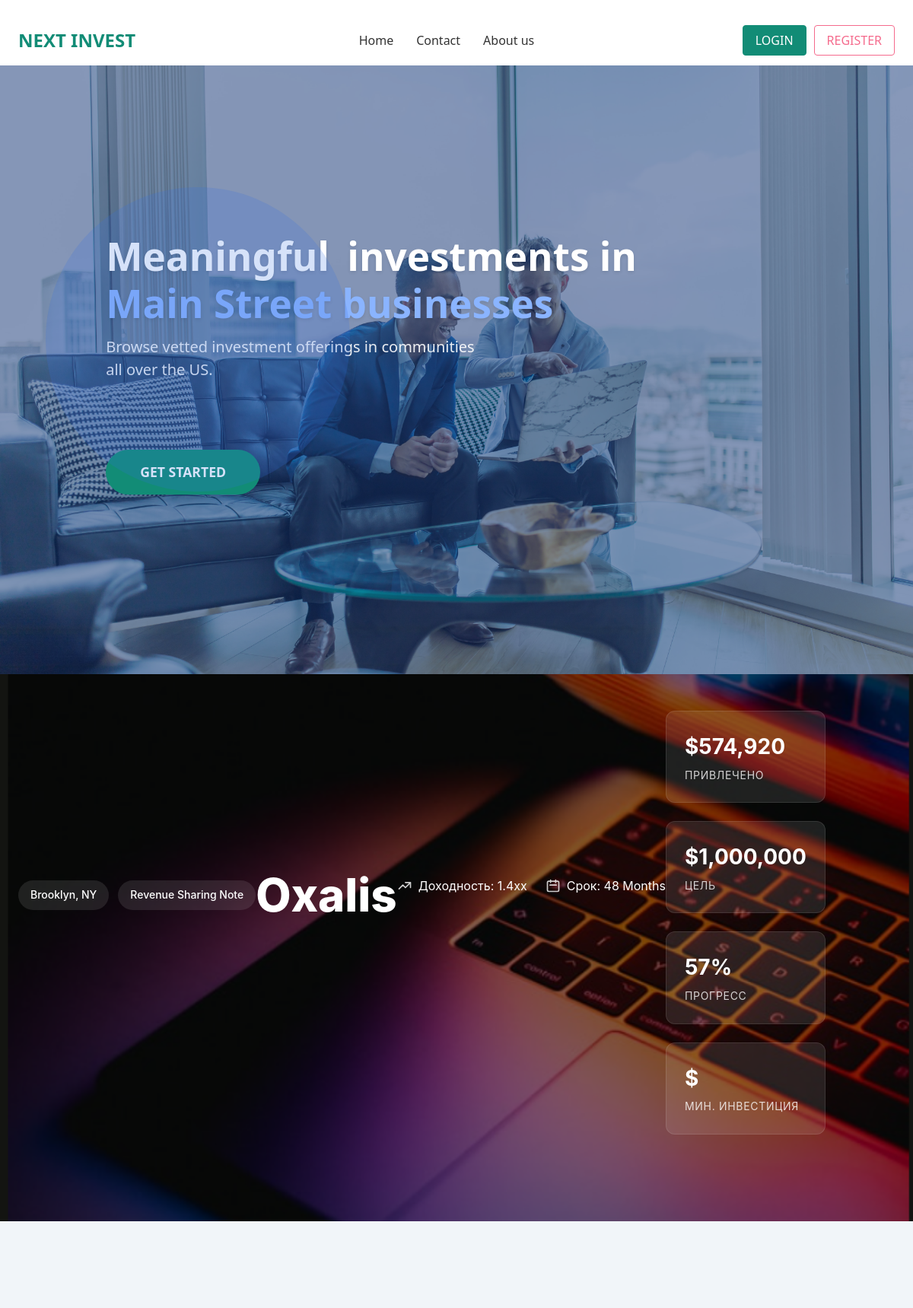
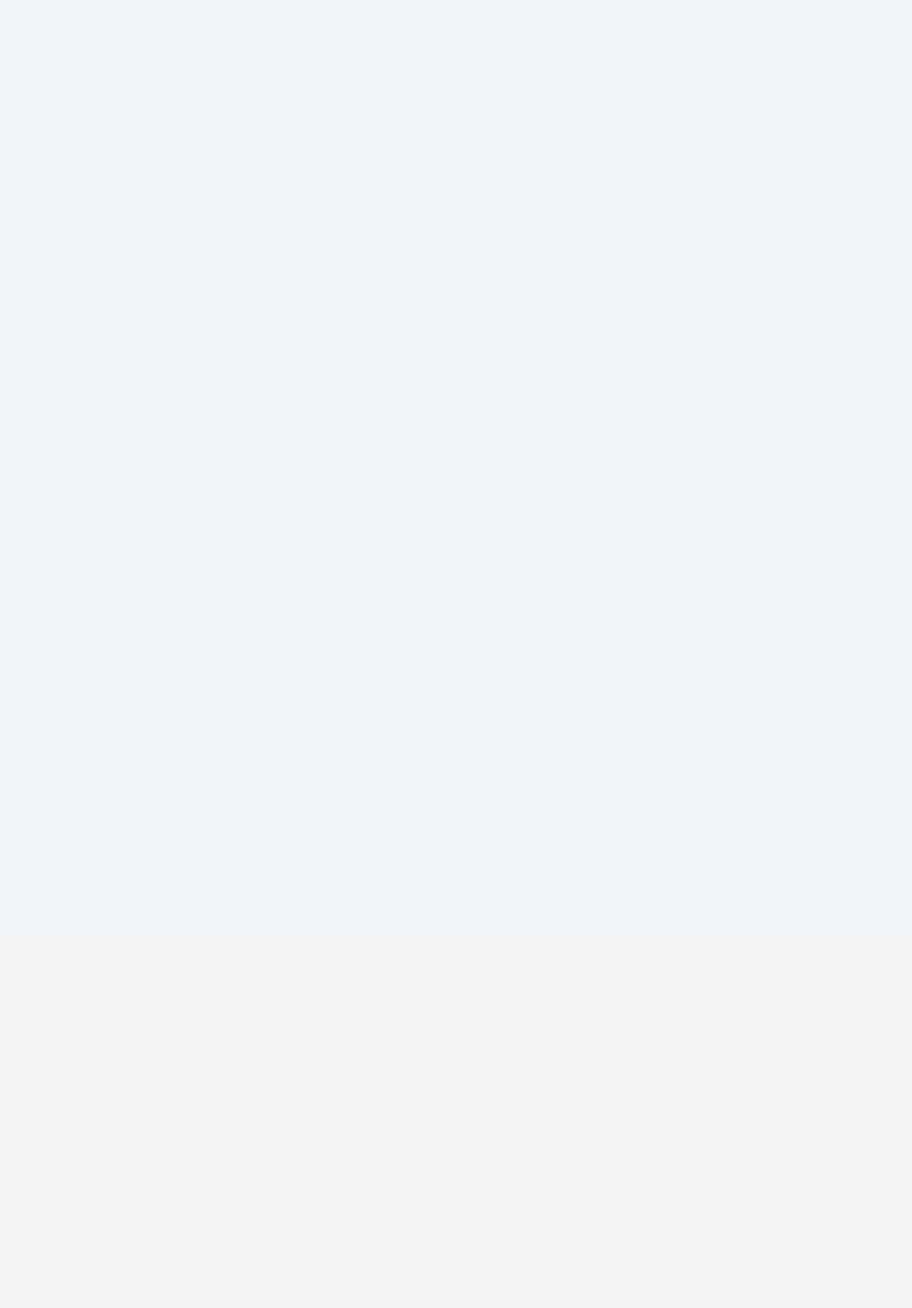
Page /investments/1/ on the committed database (2 pictures, top to bottom).
### news/models.py (models this page shows, shortened)
class Investment(models.Model):
    title = models.CharField(max_length=100)
    location = models.CharField(max_length=100)
    description = models.TextField()
    image = models.ImageField(upload_to='investments/')
    security_type = models.CharField(max_length=100)
    investment_multiple = models.CharField(max_length=50)
    maturity = models.CharField(max_length=50)
    min_investment = models.CharField(max_length=50)
    raised_amount = models.DecimalField(max_digits=10, decimal_places=2)
    goal_amount = models.DecimalField(max_digits=10, decimal_places=2)
    is_active = models.BooleanField(default=True)
    time_create = models.DateTimeField(auto_now_add=True)
    time_update = models.DateTimeField(auto_now=True)
    def progress_percent(self):
        return int((self.raised_amount / self.goal_amount) * 100)

### news/views.py (the view)
# urls.py: path('investments/<int:pk>/', views.investment_detail, name='investment_detail'),
def investment_detail(request, pk):
    investment = get_object_or_404(Investment, pk=pk)  # Импортируй: from django.shortcuts import get_object_or_404
    return render(request, 'news/investment_detail.html', {'investment': investment})

### news/templates/news/investment_detail.html (shortened to what this page needs)
{% extends 'news/other_base.html' %}
{% load static %}
{% load humanize %}
{% block content %}
<div class="investment-detail">
    <div class="detail-hero" style="background-image: url('{{ investment.image.url }}');">
        <div class="container">
            <div class="hero-content animate-fade-in-up">
                <div class="hero-tags">
                    <span class="hero-tag">{{ investment.location }}</span>
                    <span class="hero-tag">{{ investment.security_type }}</span>
                </div>
                <h1>{{ investment.title }}</h1>
                <div class="hero-meta">
                    <div class="meta-item">
                        <svg class="meta-icon" fill="none" stroke="currentColor" viewBox="0 0 24 24">
                            <path stroke-linecap="round" stroke-linejoin="round" stroke-width="2" d="M13 7h8m0 0v8m0-8l-8 8-4-4-6 6"></path>
                        </svg>
                        <span>Доходность: {{ investment.investment_multiple }}x</span>
                    </div>
                    <div class="meta-item">
                        <svg class="meta-icon" fill="none" stroke="currentColor" viewBox="0 0 24 24">
                            <path stroke-linecap="round" stroke-linejoin="round" stroke-width="2" d="M8 7V3m8 4V3m-9 8h10M5 21h14a2 2 0 002-2V7a2 2 0 00-2-2H5a2 2 0 00-2 2v12a2 2 0 002 2z"></path>
                        </svg>
                        <span>Срок: {{ investment.maturity }}</span>
                    </div>
                </div>
                <div class="funding-stats">
                    <div class="stat animate-fade-in-up delay-100">
                        <span class="value">
                            {% if investment.raised_amount %}
                                ${{ investment.raised_amount|floatformat:"0"|intcomma }}
                            {% else %}
                                $0
                            {% endif %}
                        </span>
                        <span class="label">Привлечено</span>
                    </div>
                    <div class="stat animate-fade-in-up delay-200">
                        <span class="value">
                            {% if investment.goal_amount %}
                                ${{ investment.goal_amount|floatformat:"0"|intcomma }}
                            {% else %}
                                $0
                            {% endif %}
                        </span>
                        <span class="label">Цель</span>
                    </div>
                    <div class="stat animate-fade-in-up delay-300">
                        <span class="value">
                            {% if investment.progress_percent %}
                                {{ investment.progress_percent|floatformat:"0" }}%
                            {% else %}
                                0%
                            {% endif %}
                        </span>
                        <span class="label">Прогресс</span>
                    </div>
                    <div class="stat animate-fade-in-up delay-300">
                        <span class="value">
                            {% if investment.min_investment %}
                                ${{ investment.min_investment|floatformat:"0"|intcomma }}
                            {% else %}
                                $0
                            {% endif %}
                        </span>
                        <span class="label">Мин. инвестиция</span>
                    </div>
                </div>
            </div>
        </div>
    </div>
    <div class="detail-content">
        <div class="container">
            <div class="detail-grid">
            </div>
        </div>
    </div>
</div>
{% endblock %}

### news/static/news/assets/Css/style.css (style rules this page uses)
:root { --primary-color: #128C76; --secondary-color: #3498db; --accent-color: #F56B8D; --text-dark: #333333; --text-light: #ffffff; --bg-white: #ffffff; --bg-blur: rgba(255, 255, 255, 0.9); }
body { font-family: 'Segoe UI', Tahoma, Geneva, Verdana, sans-serif; padding-top: 20px; }
.hero-content { position: relative; height: 100%; display: flex; align-items: center; z-index: 4; }
.container { max-width: 1200px; margin: auto; }

### news/templates/news/investment_detail.html (style rules this page uses)
:root { --primary: #2563eb; --primary-light: #3b82f6; --primary-dark: #1d4ed8; --dark: #1e293b; --darker: #0f172a; --light: #f8fafc; --gray: #94a3b8; --success: #10b981; --danger: #ef4444; --card-shadow: 0 20px 25px -5px rgba(0, 0, 0, 0.1), 0 10px 10px -5px rgba(0, 0, 0, 0.04); --transition: all 0.3s cubic-bezier(0.4, 0, 0.2, 1); }
.investment-detail { font-family: 'Inter', -apple-system, BlinkMacSystemFont, sans-serif; line-height: 1.6; color: var(--dark); background-color: #f1f5f9; }
.container { max-width: 1200px; margin: 0 auto; padding: 0 1.5rem; }
.detail-hero { height: 80vh; min-height: 600px; background-size: cover; background-position: center; position: relative; display: flex; align-items: flex-end; overflow: hidden; }
.detail-hero::before { content: ''; position: absolute; top: 0; left: 0; width: 100%; height: 100%; background: linear-gradient(to top, rgba(15, 23, 42, 0.95) 0%, rgba(15, 23, 42, 0.7) 50%, rgba(15, 23, 42, 0.3) 100%); z-index: 1; }
.hero-content { position: relative; z-index: 2; color: white; padding-bottom: 4rem; width: 100%; }
.hero-tags { display: flex; gap: 0.75rem; margin-bottom: 1.5rem; }
.hero-tag { background: rgba(255, 255, 255, 0.1); backdrop-filter: blur(10px); padding: 0.5rem 1rem; border-radius: 9999px; font-size: 0.875rem; font-weight: 500; }
.detail-hero h1 { font-size: clamp(2.5rem, 5vw, 4rem); font-weight: 800; margin-bottom: 1.5rem; line-height: 1.2; }
.hero-meta { display: flex; align-items: center; gap: 1.5rem; margin-bottom: 3rem; }
.meta-item { display: flex; align-items: center; gap: 0.5rem; font-size: 1rem; }
.meta-icon { width: 20px; height: 20px; opacity: 0.8; }
.funding-stats { display: grid; grid-template-columns: repeat(auto-fit, minmax(180px, 1fr)); gap: 1.5rem; margin-top: 3rem; }
.stat { background: rgba(255, 255, 255, 0.1); backdrop-filter: blur(10px); padding: 1.5rem; border-radius: 12px; border: 1px solid rgba(255, 255, 255, 0.1); transition: var(--transition); }
.stat .value { font-size: 1.75rem; font-weight: 700; display: block; margin-bottom: 0.25rem; }
.stat .label { font-size: 0.875rem; opacity: 0.8; text-transform: uppercase; letter-spacing: 0.05em; }
.detail-content { padding: 5rem 0; }
.detail-grid { display: grid; grid-template-columns: 1fr 400px; gap: 3rem; }
.stat { min-height: 120px; display: flex; flex-direction: column; justify-content: space-between; }
.stat .value { font-size: 1.75rem; font-weight: 700; margin-bottom: 0.25rem; word-break: break-word; }
.stat .label { font-size: 0.875rem; opacity: 0.8; text-transform: uppercase; letter-spacing: 0.05em; margin-top: auto; }
.animate-fade-in-up { animation: fadeInUp 0.8s ease-out forwards; }
.delay-100 { animation-delay: 0.1s; }
.delay-200 { animation-delay: 0.2s; }
.delay-300 { animation-delay: 0.3s; }
.detail-hero { height: auto; min-height: 400px; overflow: visible; position: relative; padding-bottom: 50px; }
.detail-hero::before { content: ""; position: absolute; top: 0; left: 0; width: 100%; height: 100%; background: rgba(0, 0, 0, 0.5); z-index: -1; }

### rows in the picture
Investment: image (picture), location "Brooklyn, NY", security_type "Revenue Sharing Note", title "Oxalis", investment_multiple "1.4x", maturity "48 Months", raised_amount "574,920", goal_amount "1,000,000", progress_percent "57"
